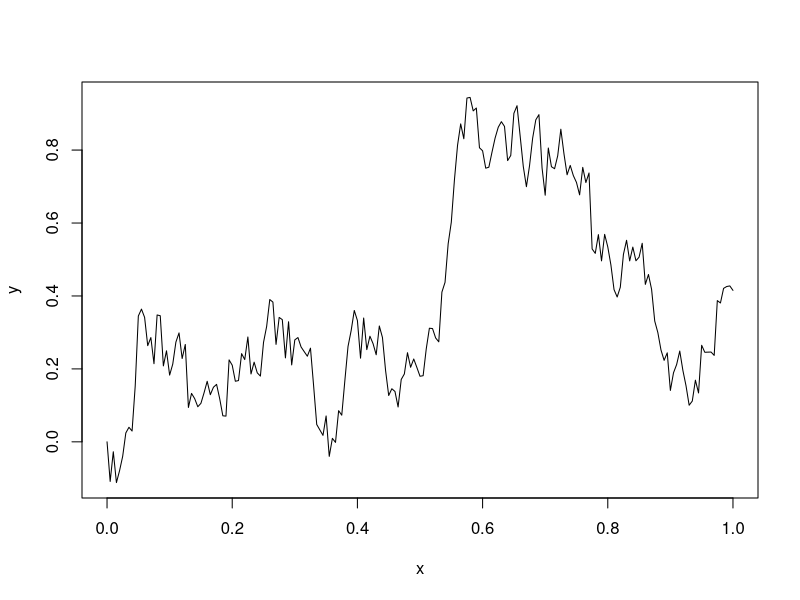

This figure's R source:
library(MASS)

cov_matrix <- function(x, kernel_fn) {
    outer(x, x, function(a, b) kernel_fn(a, b))
}

bm_kernel <- function(x, y) {
    pmin(x, y)
}



x <- seq(0, 1, length.out = 201)
K <- cov_matrix(x, bm_kernel)

set.seed(1)
y <- mvrnorm(1, mu = rep(0, times = length(x)), Sigma = K)
plot(x, y, type = "l")
